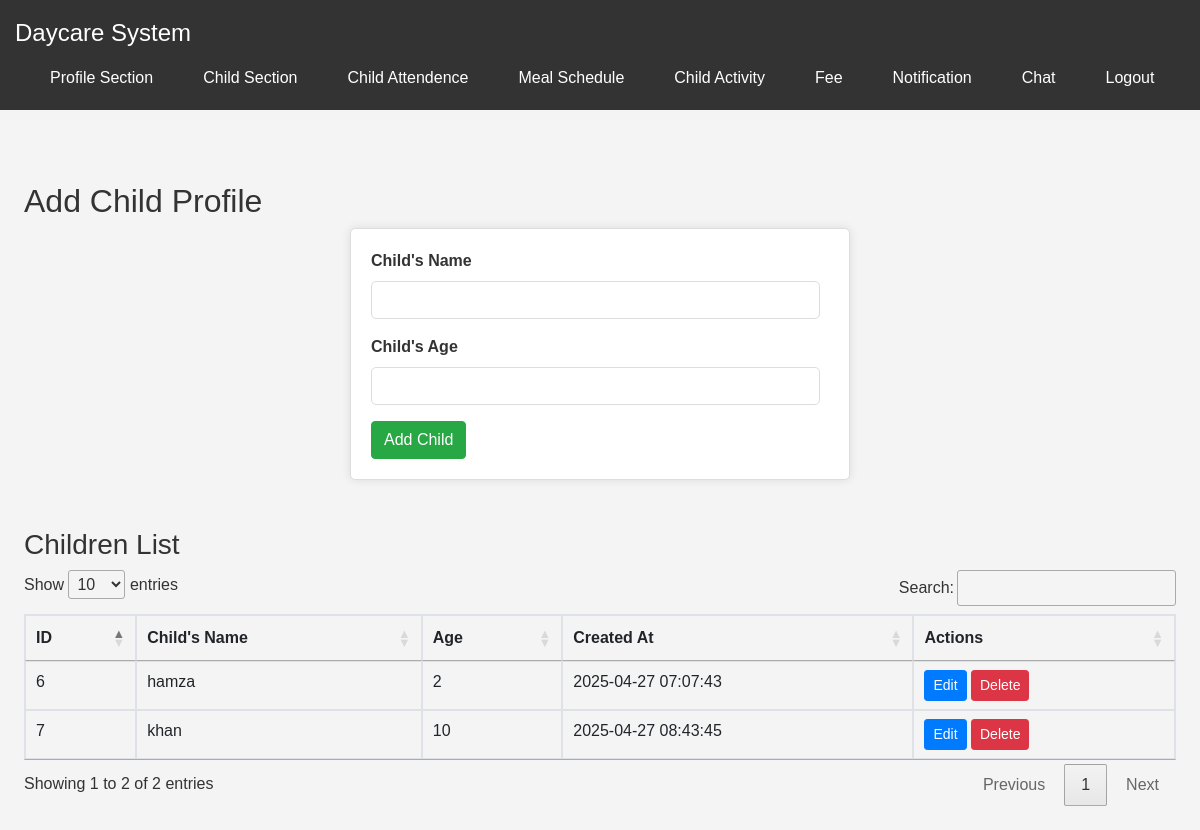
The page /add_child.php (signed in) on the database its author committed.
### tables this page shows
CREATE TABLE `daycare_children` (
  `id` int(11) NOT NULL,
  `daycare_id` int(11) NOT NULL,
  `name` varchar(255) NOT NULL,
  `age` int(3) NOT NULL,
  `created_at` timestamp NOT NULL DEFAULT current_timestamp()
);

### add_child.php (the view, shortened to what this page needs)
<?php
include 'db_connection.php';
$daycare_id = $_SESSION['user_id'];
$child_name = '';
$age = '';
$edit_id = '';
$sql = "SELECT * FROM daycare_children WHERE daycare_id = '$daycare_id'";
$result = mysqli_query($conn, $sql);
?>
<!DOCTYPE html>
<html lang="en">
<head>
    <link rel="stylesheet" href="https://stackpath.bootstrapcdn.com/bootstrap/4.5.2/css/bootstrap.min.css">
    <link rel="stylesheet" href="https://cdn.datatables.net/1.10.21/css/jquery.dataTables.min.css">
</head>
<body>
<?php include 'navbar.php'; ?>
<div class="main-content p-4">
    <br>
    <br>
    <h2><?php echo isset($edit_id) && !empty($edit_id) ? 'Edit Child Profile' : 'Add Child Profile'; ?></h2>
    <form method="POST" action="">
        <div class="form-group">
            <label for="name">Child's Name</label>
            <input type="text" class="form-control" id="name" name="name" required value="<?php echo htmlspecialchars($child_name); ?>">
        </div>
        <div class="form-group">
            <label for="age">Child's Age</label>
            <input type="number" class="form-control" id="age" name="age" required value="<?php echo htmlspecialchars($age); ?>">
        </div>
        <button type="submit" class="btn btn-success"><?php echo isset($edit_id) && !empty($edit_id) ? 'Update Child' : 'Add Child'; ?></button>
    </form>
    <h3 class="mt-5">Children List</h3>
    <table id="childrenTable" class="table table-bordered mt-3">
        <thead>
            <tr>
                <th>ID</th>
                <th>Child's Name</th>
                <th>Age</th>
                <th>Created At</th>
                <th>Actions</th>
            </tr>
        </thead>
        <tbody>
            <?php if (mysqli_num_rows($result) > 0) : ?>
                <?php while ($row = mysqli_fetch_assoc($result)) : ?>
                    <tr>
                        <td><?php echo htmlspecialchars($row['id']); ?></td>
                        <td><?php echo htmlspecialchars($row['name']); ?></td>
                        <td><?php echo htmlspecialchars($row['age']); ?></td>
                        <td><?php echo htmlspecialchars($row['created_at']); ?></td>
                        <td>
                            <a href="?edit_id=<?php echo $row['id']; ?>" class="btn btn-primary btn-sm">Edit</a>
                            <a href="?delete_id=<?php echo $row['id']; ?>" class="btn btn-danger btn-sm" onclick="return confirm('Are you sure you want to delete this record?');">Delete</a>
                        </td>
                    </tr>
                <?php endwhile; ?>
            <?php else : ?>
                <tr>
                    <td colspan="5" class="text-center">No children added yet.</td>
                </tr>
            <?php endif; ?>
        </tbody>
    </table>
</div>
</body>
</html>

### styles.css (style rules this page uses)
body { font-family: Arial, sans-serif; margin: 0; padding: 0; background-color: #f4f4f4; color: #333; }
a { color: #007bff; text-decoration: none; }
form { background-color: #fff; border: 1px solid #ddd; border-radius: 5px; max-width: 500px; margin: 0 auto; padding: 20px; box-shadow: 0 0 10px rgba(0, 0, 0, 0.1); }
form label { display: block; margin-bottom: 8px; font-weight: bold; }
form input[type="email"], form input[type="password"], form input[type="text"], form input[type="number"], form textarea { width: 98%; padding: 10px; margin-bottom: 15px; border: 1px solid #ddd; border-radius: 5px; }
form button { background-color: green; color: #fff; border: none; padding: 10px 20px; border-radius: 5px; cursor: pointer; font-size: 1em; }

### rows shown on the page
daycare_children: id "6", name "hamza", age "2", created_at "2025-04-27 07:07:43"
daycare_children: id "7", name "khan", age "10", created_at "2025-04-27 08:43:45"
